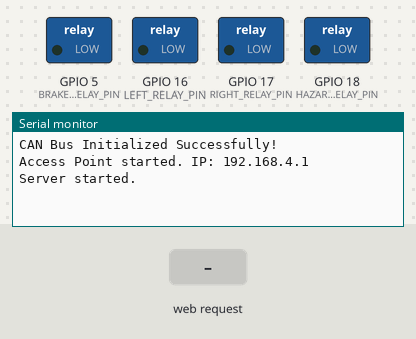
Bench run of a sketch on a simulated ESP32. On the bench: switched loads named in the sketch (green lamp = pin HIGH), the last lines printed to the serial monitor. Inputs (shaded band) come from the test bench.

Above: at 2.2 s.
2.3 s: HTTP request GET /toggleBrake received
At 3.2 s:
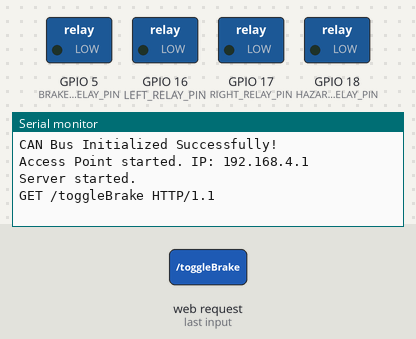
3.8 s: HTTP request GET /toggleLeft received
At 4.3 s:
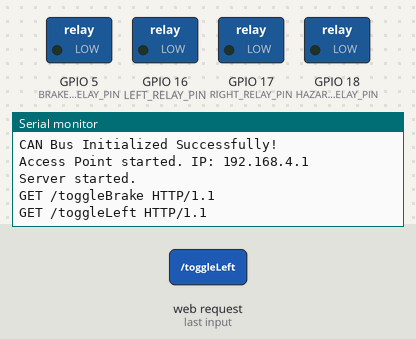
5.3 s: HTTP request GET /toggleRight received
At 6.6 s:
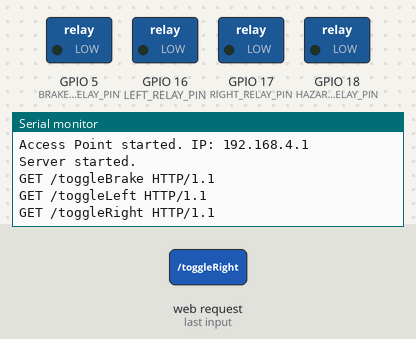

Measured:
- after the input at 2.3 s, the serial monitor: prints a new line at once (image 1)
- after the input at 3.8 s, the serial monitor: prints a new line at once (image 2)
- after the input at 5.3 s, the serial monitor: prints a new line at once (image 3)

The sketch:

can_signal_control.ino
```cpp
/*
   ESP32 + MCP2515 CAN-bus + Relay Control + Wi-Fi AP
   ---------------------------------------------------------
   Listens on the CAN bus for certain signals (brakes, turn signals, hazards)
   Controls relay outputs accordingly.
   Also provides a basic web page to toggle or disable these relays (safety override).
*/

// Include necessary libraries
#include <SPI.h>
#include <mcp_can.h>
#include <WiFi.h>

// --------------------- CAN Settings ---------------------
#define MCP2515_CS_PIN    10   // SPI CS pin
#define MCP2515_INT_PIN   2    // Interrupt pin from MCP2515
#define CAN_SPEED         CAN_500KBPS  // Common speed is 500 kbps, adjust to match vehicle

// Example CAN IDs for demonstration:
#define BRAKE_CAN_ID      0x100
#define LEFT_TURN_CAN_ID  0x101
#define RIGHT_TURN_CAN_ID 0x102
#define HAZARD_CAN_ID     0x103

// --------------------- Relay Pins -----------------------
#define BRAKE_RELAY_PIN   5
#define LEFT_RELAY_PIN    16
#define RIGHT_RELAY_PIN   17
#define HAZARD_RELAY_PIN  18

// --------------------- WiFi Settings ---------------------
const char* AP_SSID     = "MyCarSignalAP";
const char* AP_PASSWORD = "12345678";

// Global flags to track whether each signal is automatically controlled via CAN
// or has been disabled manually over Wi-Fi
bool brakeEnabled   = true;
bool leftEnabled    = true;
bool rightEnabled   = true;
bool hazardEnabled  = true;

// Create CAN object
MCP_CAN CAN(MCP2515_CS_PIN);

// Create a server on port 80
WiFiServer server(80);

// Helper function to safely set a relay
void setRelay(int pin, bool on) {
  digitalWrite(pin, on ? HIGH : LOW);
}

// -------------------------------------------------------
void setup()
{
  Serial.begin(115200);
  delay(1000);

  // ----------------- Set up Relay Pins -----------------
  pinMode(BRAKE_RELAY_PIN, OUTPUT);
  pinMode(LEFT_RELAY_PIN,  OUTPUT);
  pinMode(RIGHT_RELAY_PIN, OUTPUT);
  pinMode(HAZARD_RELAY_PIN,OUTPUT);

  // Initialize all relays off
  setRelay(BRAKE_RELAY_PIN,  false);
  setRelay(LEFT_RELAY_PIN,   false);
  setRelay(RIGHT_RELAY_PIN,  false);
  setRelay(HAZARD_RELAY_PIN, false);

  // ----------------- Initialize MCP2515 ---------------
  if (CAN.begin(CAN_SPEED) == CAN_OK) {
    Serial.println("CAN Bus Initialized Successfully!");
  } else {
    Serial.println("Error Initializing CAN Bus...");
    while (1) {
      delay(100);
    }
  }

  // Optionally set filters/masks here if you only want specific CAN IDs
  // e.g. CAN.init_Mask(0, 0, 0x7FF);  // Full mask
  //      CAN.init_Filt(0, 0, BRAKE_CAN_ID);

  // ------------------ Start Wi-Fi AP -------------------
  WiFi.mode(WIFI_AP);
  WiFi.softAP(AP_SSID, AP_PASSWORD);

  IPAddress myIP = WiFi.softAPIP();
  Serial.print("Access Point started. IP: ");
  Serial.println(myIP);

  // Start the server
  server.begin();
  Serial.println("Server started.");
}

// -------------------------------------------------------
void loop()
{
  // 1. Check for incoming CAN messages
  readCANMessages();

  // 2. Check for Wi-Fi clients & handle web requests
  handleWiFiClients();
}

// -------------------------------------------------------
// Reads CAN messages, detects signals, and sets relays
void readCANMessages()
{
  if (CAN_MSGAVAIL == CAN.checkReceive()) {
    long unsigned int rxId;
    unsigned char len = 0;
    unsigned char rxBuf[8];

    // Read message
    CAN.readMsgBufID(&rxId, &len, rxBuf);

    // Print for debugging
    Serial.print("Received CAN ID: 0x");
    Serial.print(rxId, HEX);
    Serial.print(" Data: ");
    for (byte i = 0; i < len; i++) {
      Serial.print(rxBuf[i], HEX);
      Serial.print(" ");
    }
    Serial.println();

    // Example: if the incoming ID matches one of our known signals:
    if (rxId == BRAKE_CAN_ID && brakeEnabled) {
      // Here we assume that if any non-zero data means "brake on"
      // Adjust logic based on your actual CAN data mapping
      bool brakeOn = (rxBuf[0] != 0);
      setRelay(BRAKE_RELAY_PIN, brakeOn);

    } else if (rxId == LEFT_TURN_CAN_ID && leftEnabled) {
      bool leftOn = (rxBuf[0] != 0);
      setRelay(LEFT_RELAY_PIN, leftOn);

    } else if (rxId == RIGHT_TURN_CAN_ID && rightEnabled) {
      bool rightOn = (rxBuf[0] != 0);
      setRelay(RIGHT_RELAY_PIN, rightOn);

    } else if (rxId == HAZARD_CAN_ID && hazardEnabled) {
      bool hazardOn = (rxBuf[0] != 0);
      setRelay(HAZARD_RELAY_PIN, hazardOn);
    }
  }
}

// -------------------------------------------------------
// Serves a simple webpage that lets you enable/disable
// the 4 signals. This is a simplistic approach that
// reloads the page on each toggle click.
void handleWiFiClients()
{
  WiFiClient client = server.available();
  if (!client) {
    return;
  }

  // Wait until the client sends some data
  while (!client.available()) {
    delay(1);
  }

  String request = client.readStringUntil('\r');
  Serial.println(request);
  client.flush();

  // Parse toggles in the request
  if (request.indexOf("/toggleBrake") != -1) {
    brakeEnabled = !brakeEnabled;
    if (!brakeEnabled) {
      setRelay(BRAKE_RELAY_PIN, false);
    }
  }
  if (request.indexOf("/toggleLeft") != -1) {
    leftEnabled = !leftEnabled;
    if (!leftEnabled) {
      setRelay(LEFT_RELAY_PIN, false);
    }
  }
  if (request.indexOf("/toggleRight") != -1) {
    rightEnabled = !rightEnabled;
    if (!rightEnabled) {
      setRelay(RIGHT_RELAY_PIN, false);
    }
  }
  if (request.indexOf("/toggleHazard") != -1) {
    hazardEnabled = !hazardEnabled;
    if (!hazardEnabled) {
      setRelay(HAZARD_RELAY_PIN, false);
    }
  }

  // Build the HTML response
  String html = "<!DOCTYPE html><html><head><meta charset='utf-8' />";
  html += "<title>Signal Control</title></head><body>";
  html += "<h1>Car Signal Control</h1>";

  html += "<p>Brake: "   + String(brakeEnabled   ? "Enabled" : "Disabled") + " <a href='/toggleBrake'>[Toggle]</a></p>";
  html += "<p>Left: "    + String(leftEnabled    ? "Enabled" : "Disabled") + " <a href='/toggleLeft'>[Toggle]</a></p>";
  html += "<p>Right: "   + String(rightEnabled   ? "Enabled" : "Disabled") + " <a href='/toggleRight'>[Toggle]</a></p>";
  html += "<p>Hazard: "  + String(hazardEnabled  ? "Enabled" : "Disabled") + " <a href='/toggleHazard'>[Toggle]</a></p>";

  html += "</body></html>";

  // Send HTTP Response
  client.println("HTTP/1.1 200 OK");
  client.println("Content-Type: text/html");
  client.println("Connection: close");
  client.println();
  client.println(html);
  client.stop();
}
```
